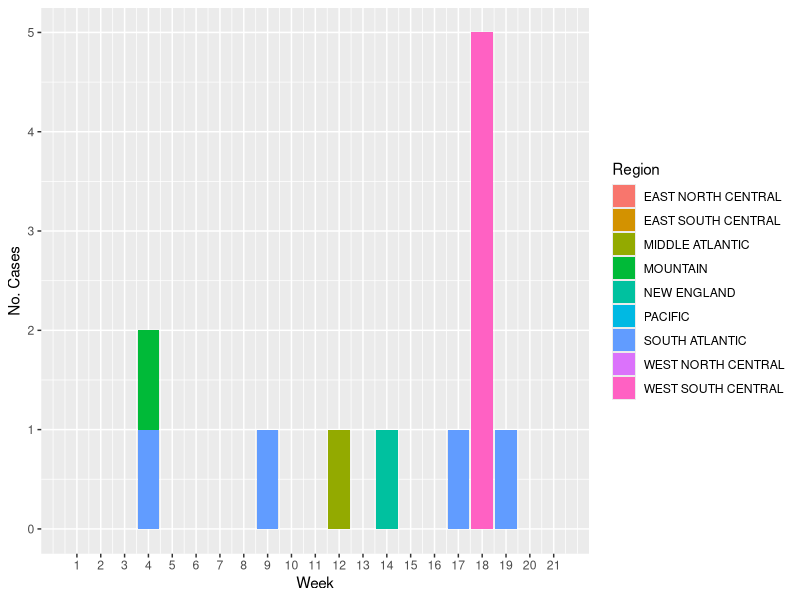
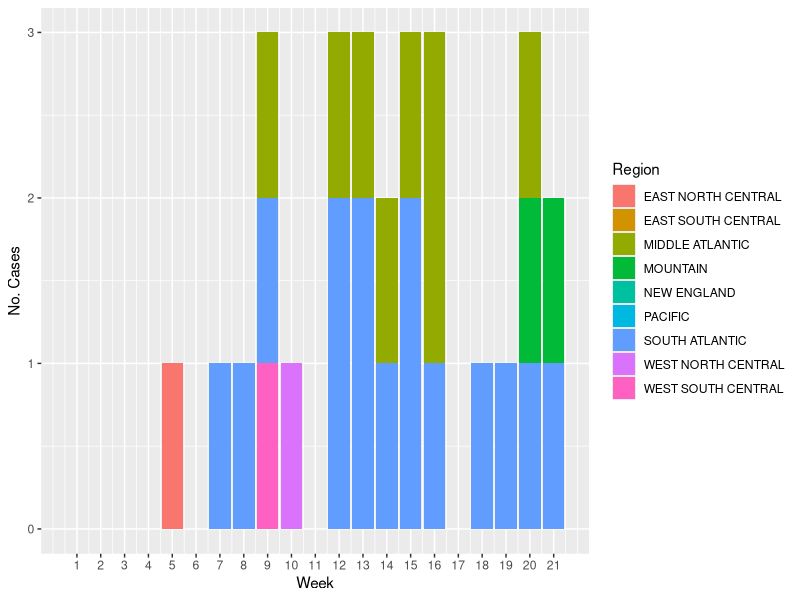
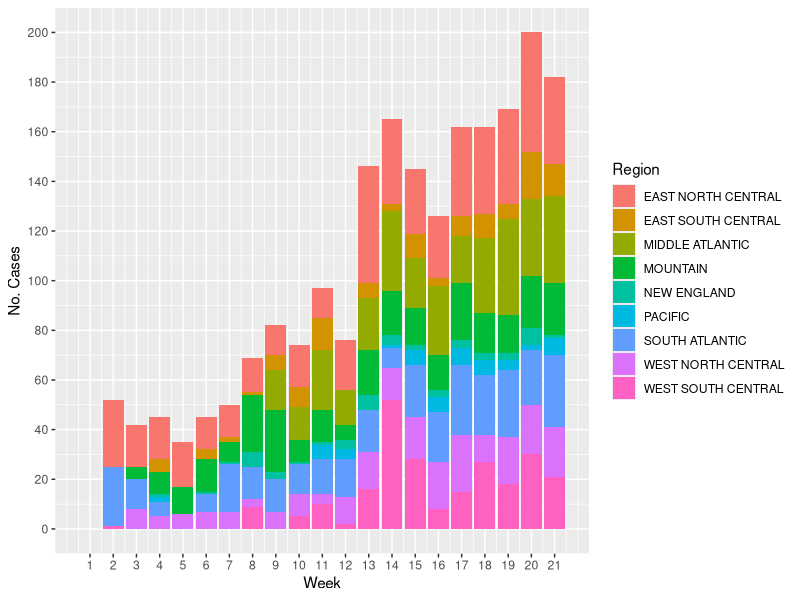

The R script that drew these images, in order:
## ---- chunk 1
library(here)
library(tidyverse)
## ---- chunk 2
#Load the dataset into the `salmonella` object
salmonella <- read_csv(here("cdcdata-exercise", "data", "Salmonella_CDC_2019.csv"))

#Explore the dimensions of the dataset
nrow(salmonella)
ncol(salmonella)
## ---- chunk 3
#Using the `select()` function to choose only 5 variables
salmonella <- salmonella %>% select(c(`Reporting Area`, `MMWR Week`, `Salmonella Paratyphi infection§, Current week`, `Salmonella Typhi infection¶, Current week`, `Salmonellosis (excluding Salmonella Paratyphi infection and Salmonella Typhoid infection)**, Current week`))
## ---- chunk 4
#First renaming all the columns using the `rename()` function
salmonella <- salmonella %>% rename(Region = `Reporting Area`,
                                    Week = `MMWR Week`,
                                    `S. paratyphi` = `Salmonella Paratyphi infection§, Current week`,
                                    `S. typhi` = `Salmonella Typhi infection¶, Current week`,
                                    `Other Salmonella` = `Salmonellosis (excluding Salmonella Paratyphi infection and Salmonella Typhoid infection)**, Current week`)

#Then changing all `NAs` to `0`
na_index <- is.na(salmonella)
salmonella[na_index] <- 0
## ---- chunk 5
#First exploring how many unique values are from the `location` variable using `unique()`
unique(salmonella$Region) %>% sort(decreasing = F)
## ---- chunk 6
#Rename all `MIDDDLE ATLANTIC` observations to `MIDDLE ATLANTIC` using `mutate()` and `recode()`
salmonella <- salmonella %>% mutate(Region = recode(Region, `MIDDDLE ATLANTIC` = "MIDDLE ATLANTIC"))

#Check again if the operation worked out using the `unique()` function
unique(salmonella$Region) %>% sort(decreasing = F)
## ---- chunk 7
#Using `filter()` to keep only the 9 Census Bureau designated regions
salmonella <- filter(salmonella, Region %in% c("NEW ENGLAND", "MIDDLE ATLANTIC", "EAST NORTH CENTRAL", "WEST NORTH CENTRAL",
                                                 "SOUTH ATLANTIC", "EAST SOUTH CENTRAL", "WEST SOUTH CENTRAL", "MOUNTAIN", "PACIFIC"))

#Check again if the operation worked out using the `unique()` function
unique(salmonella$Region) %>% sort(decreasing = F)
## ---- chunk 8
#First I grouped the observations using `group_by()`, and then used `summarize()` with `sum()` to create the summary of infections for each type of Salmonella by each region
salmonella_summary <- salmonella %>% group_by(Region) %>% 
 summarize(`S. paratyphi` = sum(`S. paratyphi`),
            `S. typhi` = sum(`S. typhi`),
            `Other Salmonella` = sum(`Other Salmonella`))

#View the dataframe
salmonella_summary
## ---- chunk 9
#Transpose data using the `data.frame()` function to create the data frame, then using `t()` to transpose column by rows
salmonella_summary_transp <- data.frame(cbind(names(salmonella_summary), t(salmonella_summary)))

#Since this function didn't properly named the columns, I manually set them using the `colnames()` function
colnames(salmonella_summary_transp) <- c("Bacteria",
                                         "East North Central", 
                                         "East South Central",
                                         "Middle Atlantic",
                                         "Mountain",
                                         "New England",
                                         "Pacific",
                                         "South Atlantic",
                                         "West North Central",
                                         "West South Central")

#Here I also specified that the rows shouldn't be named, using the `rownames()` and then set to NULL
rownames(salmonella_summary_transp) <- NULL

#I also deleted the first row of the new data frame, since it contained the name of the columns, I did this using base R.
salmonella_summary_transp <- salmonella_summary_transp[-1,]

#View the data frame
salmonella_summary_transp
## ---- chunk 10
#Use the `mutate_at()` function and then the as.numeric statement to change all the variables, except the first one to numeric type
salmonella_summary_transp <- salmonella_summary_transp %>% mutate_at(c("East North Central", 
                                         "East South Central",
                                         "Middle Atlantic",
                                         "Mountain",
                                         "New England",
                                         "Pacific",
                                         "South Atlantic",
                                         "West North Central",
                                         "West South Central"), as.numeric)

#Using `str()` to check if the dataframe was changed
str(salmonella_summary_transp)
## ---- chunk 11
salmonella_freq <- data.frame(salmonella_summary_transp %>% 
  group_by(Bacteria) %>% #Grouping by type of bacteria
  summarize(`East North Central` = paste0(sum(`East North Central`), "(", #To sum all cases of salmonella from this region
                                          round(sum(`East North Central`)/sum(salmonella_summary_transp$`East North Central`) *100,2), #To also estimate the percentage of cases for this region (The following lines of code repeat the two steps shown here)
                                          "%)"),
            `East South Central` = paste0(sum(`East South Central`), "(",
                                          round(sum(`East South Central`)/sum(salmonella_summary_transp$`East South Central`) *100,2),
                                          "%)"),
            `Middle Atlantic` = paste0(sum(`Middle Atlantic`), "(",
                                          round(sum(`Middle Atlantic`)/sum(salmonella_summary_transp$`Middle Atlantic`) *100,2),
                                          "%)"),
            `Mountain` = paste0(sum(`Mountain`), "(",
                                          round(sum(`Mountain`)/sum(salmonella_summary_transp$`Mountain`) *100,2),
                                          "%)"),
            `New England` = paste0(sum(`New England`), "(",
                                          round(sum(`New England`)/sum(salmonella_summary_transp$`New England`) *100,2),
                                          "%)"),
            `Pacific` = paste0(sum(`Pacific`), "(",
                                          round(sum(`Pacific`)/sum(salmonella_summary_transp$`Pacific`) *100,2),
                                          "%)"),
            `South Atlantic` = paste0(sum(`South Atlantic`), "(",
                                          round(sum(`South Atlantic`)/sum(salmonella_summary_transp$`South Atlantic`) *100,2),
                                          "%)"),
            `West North Central` = paste0(sum(`West North Central`), "(",
                                          round(sum(`West North Central`)/sum(salmonella_summary_transp$`West North Central`) *100,2),
                                          "%)"),
            `West South Central` = paste0(sum(`West South Central`), "(",
                                          round(sum(`West South Central`)/sum(salmonella_summary_transp$`West South Central`) *100,2),
                                          "%)")))

#View the table
salmonella_freq
## ---- chunk 12
#Using `ggplot()` and the `geom_col()` functions to plot the cases of S. paratyphi through time
ggplot(salmonella, aes(x= Week, y= `S. paratyphi`, fill= Region))+
  geom_col()+
  labs(x= "Week", y= "No. Cases")+
  scale_x_continuous(breaks = seq(1, 21, by= 1))
## ---- chunk 13
#Using `ggplot()` and the `geom_col()` functions to plot the cases of S. typhi through time
ggplot(salmonella, aes(x= Week, y= `S. typhi`, fill= Region))+
  geom_col()+
  labs(x= "Week", y= "No. Cases")+
  scale_x_continuous(breaks = seq(1, 21, by= 1))
## ---- chunk 14
#Using `ggplot()` and the `geom_col()` functions to plot the cases of all other types of Salmonellosis through time
ggplot(salmonella, aes(x= Week, y= `Other Salmonella`, fill= Region))+
  geom_col()+
  labs(x= "Week", y= "No. Cases")+
  scale_x_continuous(breaks = seq(1, 21, by= 1))+
  scale_y_continuous(breaks = seq(0, 200, by= 20))
